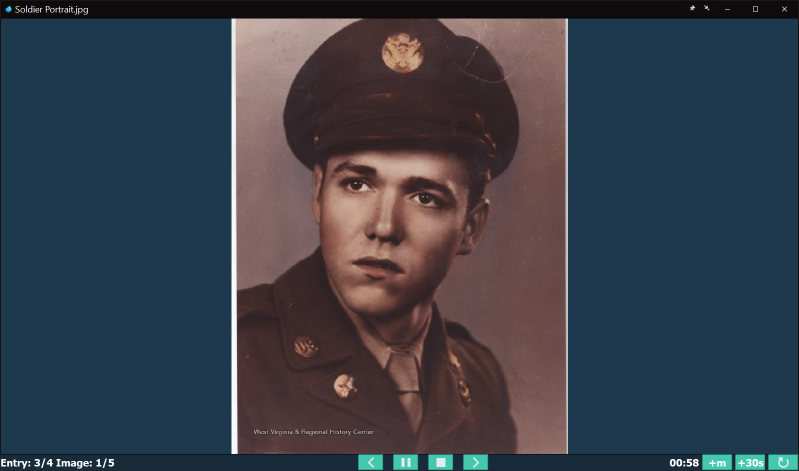
#> input picture Example.png, 1598 x 942 px (shown at 1/2 size)
$ python -i image_mods.py   (imports and definitions only)
#> lines starting #> are read from the running program, lines starting #| are printed output that depends on the picture
#> further down, picture is the input picture: shape (942, 1598, 3); mean B, G, R 74.2, 63.1, 58.1
"""Image modification state and operations for SessionDisplay.

Owns the ``image_mods`` dict and all toggle/adjust actions for grayscale,
flips, brightness/contrast, threshold, and edge filters. Also provides the
shared CV2 modifier pipeline used during render.
"""

from __future__ import annotations

import cv2
import numpy as np
from PyQt5 import QtCore


class SessionImageModsMixin:
    """Image-modification behavior mixed into ``SessionDisplay``."""

    # [132 lines left out: functions init_image_mods, apply_session_settings, reset_image_mods, _apply_modifiers_to_cvimage, not called in this run]

    def to_fidelous_grayscale(self, image):
        if image.ndim == 3 and image.shape[2] == 4:
            b, g, r, a = cv2.split(image)
            rgb = cv2.merge([r, g, b]).astype(np.float32)
            gray = np.dot(rgb, [0.2126, 0.7152, 0.0722])
            gray = np.clip(gray, 0, 255).astype(np.uint8)
            result = cv2.merge([gray, gray, gray, a])
            return result
        else:
            rgb = image[..., ::-1].astype(np.float32)
            gray = np.dot(rgb, [0.2126, 0.7152, 0.0722])
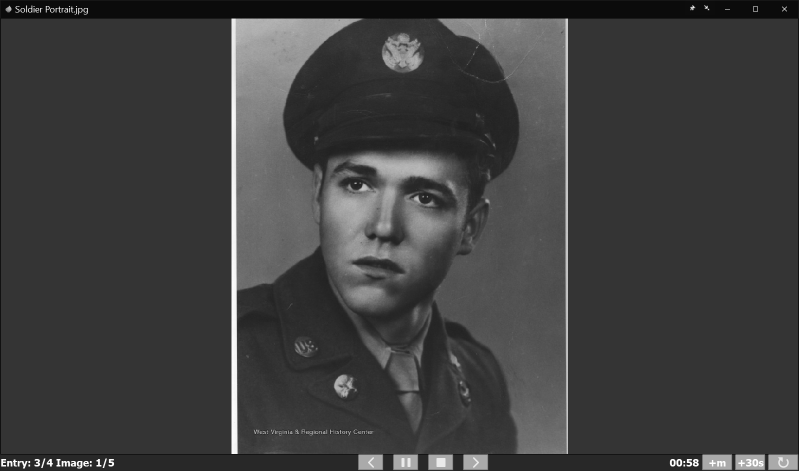
#> gray: shape (942, 1598) float64 (shown at 1/2 size); min 0, max 255, mean 62.9
            gray = np.clip(gray, 0, 255).astype(np.uint8)
            return gray

    # [15 lines left out: functions to_simple_grayscale, toggle_grayscale_mode, not called in this run]

    def flip_horizontal(self):
        self.image_mods["hflip"] = not self.image_mods["hflip"]
        self.display_image(play_sound=False)

    def flip_vertical(self):
        self.image_mods["vflip"] = not self.image_mods["vflip"]
        self.display_image(play_sound=False)

    def grayscale(self):
        self.image_mods["grayscale"] = not self.image_mods["grayscale"]
        self.display_image(play_sound=False)

    def increase_brightness(self):
        self.image_mods["brightness"] = min(self.image_mods["brightness"] + 10, 100)
        self.display_image()

    def decrease_brightness(self):
        self.image_mods["brightness"] = max(self.image_mods["brightness"] - 10, -100)
        self.display_image()

    def increase_contrast(self):
        self.image_mods["contrast"] = min(self.image_mods["contrast"] + 0.1, 3.0)
        self.display_image()

    def decrease_contrast(self):
        self.image_mods["contrast"] = max(self.image_mods["contrast"] - 0.1, 0.1)
        self.display_image()

    def toggle_threshold(self):
        self.image_mods["threshold"] = not self.image_mods["threshold"]
        self.display_image()

    def toggle_edge(self):
        self.image_mods["edge"] = not self.image_mods["edge"]
        self.display_image()

>>> import cv2
>>> picture = cv2.imread('../../../Example.png')
>>> result = SessionImageModsMixin().to_fidelous_grayscale(picture)

$ run again, on Configuring.png
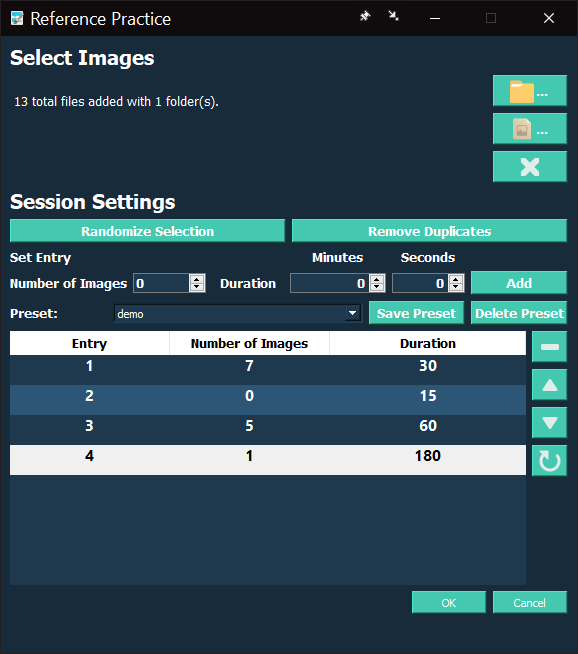
#> input picture Configuring.png, 578 x 654 px
#> picture is the input picture: shape (654, 578, 3); mean B, G, R 90.9, 78.7, 51.4
#> in to_fidelous_grayscale, `gray = np.dot(rgb, [0.2126, 0.7152, 0.0722])`:
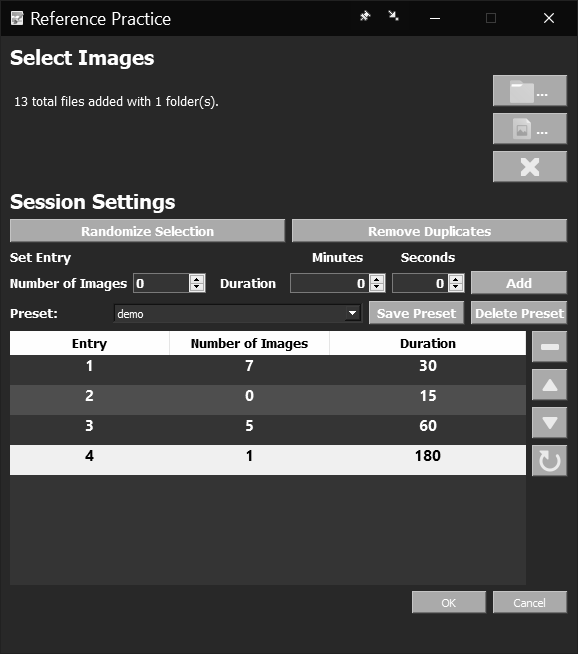
#> gray: shape (654, 578) float64; min 0, max 255, mean 73.8
